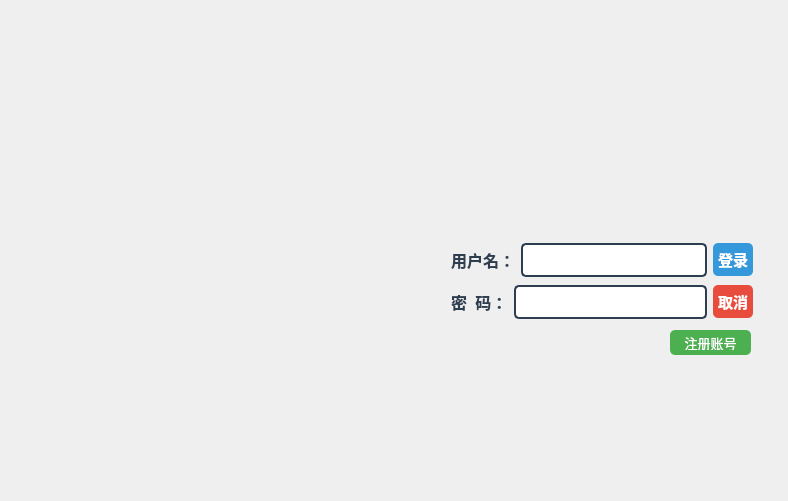
<?xml version="1.0" encoding="UTF-8"?>
<ui version="4.0">
 <class>DialogLogin</class>
 <widget class="QDialog" name="DialogLogin">
  <property name="geometry">
   <rect>
    <x>0</x>
    <y>0</y>
    <width>788</width>
    <height>501</height>
   </rect>
  </property>
  <property name="minimumSize">
   <size>
    <width>0</width>
    <height>0</height>
   </size>
  </property>
  <property name="maximumSize">
   <size>
    <width>10000</width>
    <height>10000</height>
   </size>
  </property>
  <property name="windowTitle">
   <string>职工考勤平台</string>
  </property>
  <property name="autoFillBackground">
   <bool>true</bool>
  </property>
  <widget class="QPushButton" name="BtnRegister">
   <property name="geometry">
    <rect>
     <x>670</x>
     <y>330</y>
     <width>81</width>
     <height>25</height>
    </rect>
   </property>
   <property name="font">
    <font>
     <family>仿宋</family>
     <pointsize>10</pointsize>
     <bold>false</bold>
    </font>
   </property>
   <property name="styleSheet">
    <string notr="true">QPushButton {
    background-color: #4CAF50;
    color: white;
    border-radius: 5px;
    padding: 5px;
}
QPushButton:hover {
    background-color: #45a049;
}</string>
   </property>
   <property name="text">
    <string>注册账号</string>
   </property>
  </widget>
  <widget class="QLabel" name="labelBackGround">
   <property name="geometry">
    <rect>
     <x>-30</x>
     <y>-10</y>
     <width>848</width>
     <height>521</height>
    </rect>
   </property>
   <property name="minimumSize">
    <size>
     <width>0</width>
     <height>0</height>
    </size>
   </property>
   <property name="maximumSize">
    <size>
     <width>10000</width>
     <height>10000</height>
    </size>
   </property>
   <property name="autoFillBackground">
    <bool>false</bool>
   </property>
   <property name="styleSheet">
    <string notr="true">background-image: url(:/images/登录.jpg); background-repeat: no-repeat; 
background-position: center;</string>
   </property>
   <property name="frameShape">
    <enum>QFrame::Panel</enum>
   </property>
   <property name="lineWidth">
    <number>2</number>
   </property>
   <property name="text">
    <string/>
   </property>
   <property name="scaledContents">
    <bool>true</bool>
   </property>
  </widget>
  <widget class="QWidget" name="layoutWidget">
   <property name="geometry">
    <rect>
     <x>451</x>
     <y>241</y>
     <width>302</width>
     <height>82</height>
    </rect>
   </property>
   <layout class="QVBoxLayout" name="verticalLayout">
    <item>
     <layout class="QHBoxLayout" name="horizontalLayout">
      <item>
       <widget class="QLabel" name="labelUserName">
        <property name="font">
         <font>
          <family>仿宋</family>
          <pointsize>12</pointsize>
          <bold>true</bold>
         </font>
        </property>
        <property name="styleSheet">
         <string notr="true">color: #2c3e50;</string>
        </property>
        <property name="text">
         <string>用户名：</string>
        </property>
       </widget>
      </item>
      <item>
       <widget class="QLineEdit" name="lineEditUserName">
        <property name="font">
         <font>
          <pointsize>11</pointsize>
         </font>
        </property>
        <property name="styleSheet">
         <string notr="true">QLineEdit {
    border: 2px solid #2c3e50;
    border-radius: 5px;
    padding: 5px;
}</string>
        </property>
        <property name="maxLength">
         <number>10</number>
        </property>
       </widget>
      </item>
      <item>
       <widget class="QPushButton" name="BtnLogin">
        <property name="font">
         <font>
          <family>仿宋</family>
          <pointsize>11</pointsize>
          <bold>true</bold>
         </font>
        </property>
        <property name="styleSheet">
         <string notr="true">QPushButton {
    background-color: #3498db;
    color: white;
    border-radius: 5px;
    padding: 5px;
}
QPushButton:hover {
    background-color: #2980b9;
}</string>
        </property>
        <property name="text">
         <string>登录</string>
        </property>
        <property name="icon">
         <iconset resource="src.qrc">
          <normaloff>:/images/login2.png</normaloff>:/images/login2.png</iconset>
        </property>
       </widget>
      </item>
     </layout>
    </item>
    <item>
     <layout class="QHBoxLayout" name="horizontalLayout_2">
      <item>
       <widget class="QLabel" name="labelPassWord">
        <property name="font">
         <font>
          <family>仿宋</family>
          <pointsize>12</pointsize>
          <bold>true</bold>
         </font>
        </property>
        <property name="styleSheet">
         <string notr="true">color: #2c3e50;</string>
        </property>
        <property name="text">
         <string>密  码：</string>
        </property>
       </widget>
      </item>
      <item>
       <widget class="QLineEdit" name="lineEditPassWord">
        <property name="font">
         <font>
          <pointsize>11</pointsize>
         </font>
        </property>
        <property name="styleSheet">
         <string notr="true">QLineEdit {
    border: 2px solid #2c3e50;
    border-radius: 5px;
    padding: 5px;
}</string>
        </property>
        <property name="maxLength">
         <number>20</number>
        </property>
       </widget>
      </item>
      <item>
       <widget class="QPushButton" name="BtnCancel">
        <property name="font">
         <font>
          <family>仿宋</family>
          <pointsize>11</pointsize>
          <bold>true</bold>
         </font>
        </property>
        <property name="styleSheet">
         <string notr="true">QPushButton {
    background-color: #e74c3c;
    color: white;
    border-radius: 5px;
    padding: 5px;
}
QPushButton:hover {
    background-color: #c0392b;
}</string>
        </property>
        <property name="text">
         <string>取消</string>
        </property>
        <property name="icon">
         <iconset resource="src.qrc">
          <normaloff>:/images/cancel.png</normaloff>:/images/cancel.png</iconset>
        </property>
       </widget>
      </item>
     </layout>
    </item>
   </layout>
  </widget>
  <zorder>labelBackGround</zorder>
  <zorder>layoutWidget</zorder>
  <zorder>BtnRegister</zorder>
 </widget>
 <resources>
  <include location="src.qrc"/>
 </resources>
 <connections/>
</ui>
